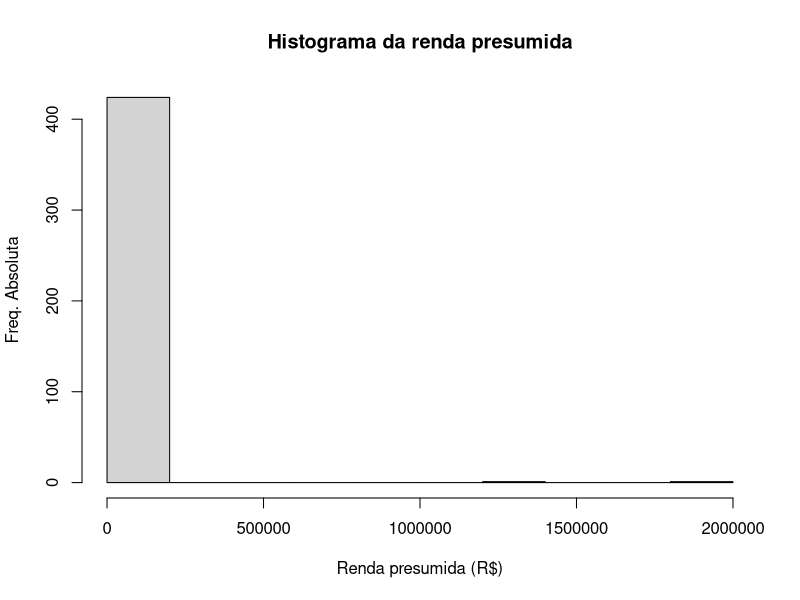
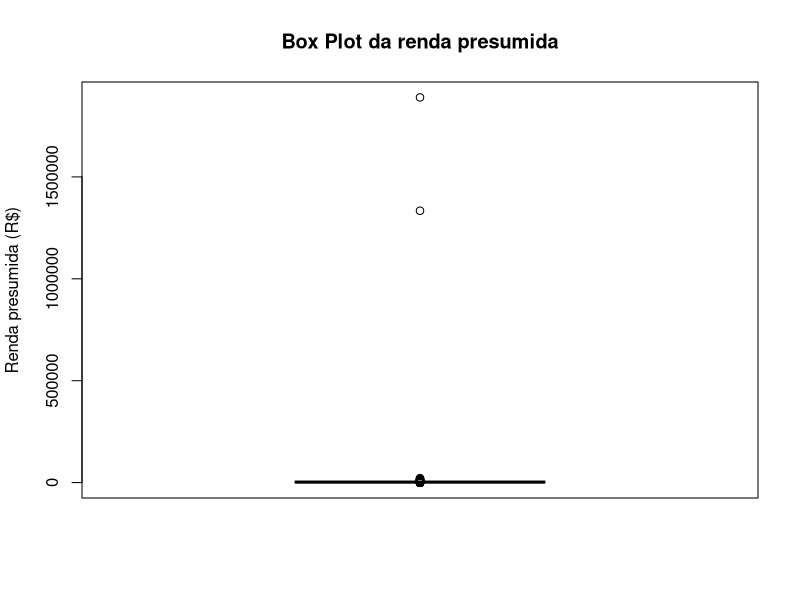
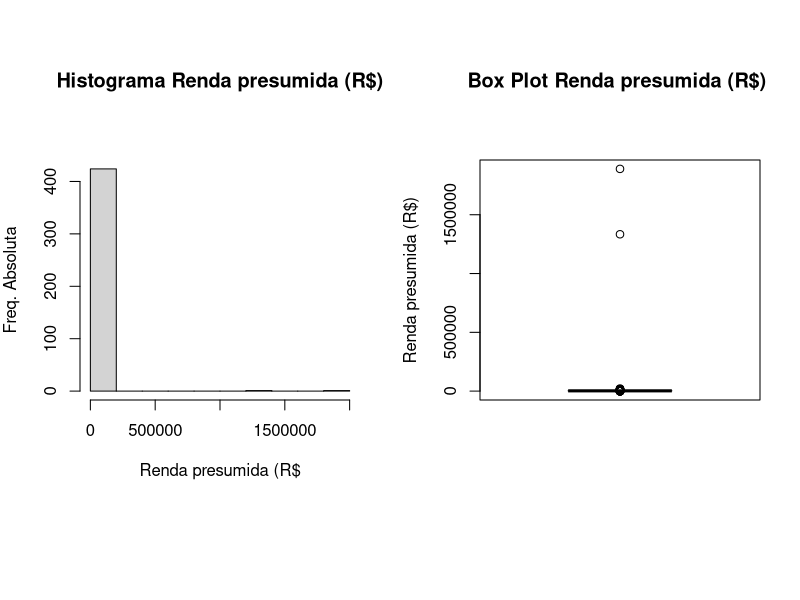
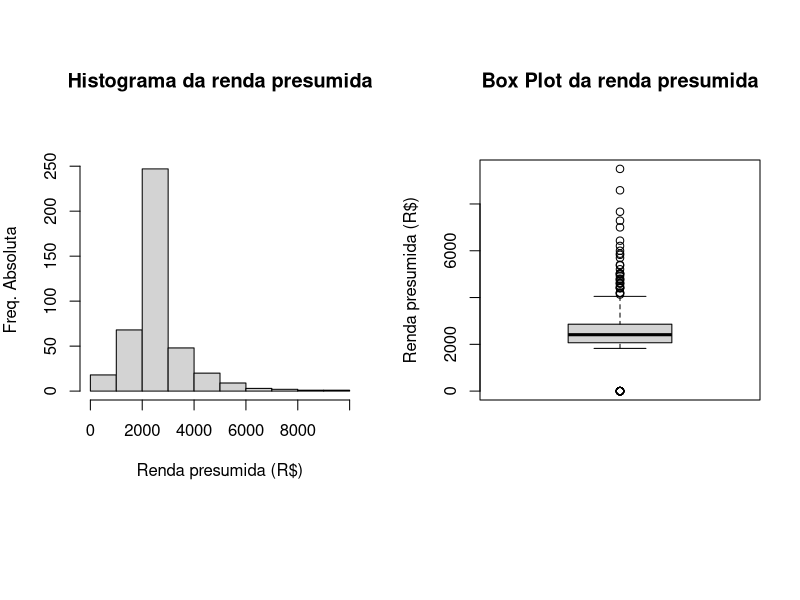
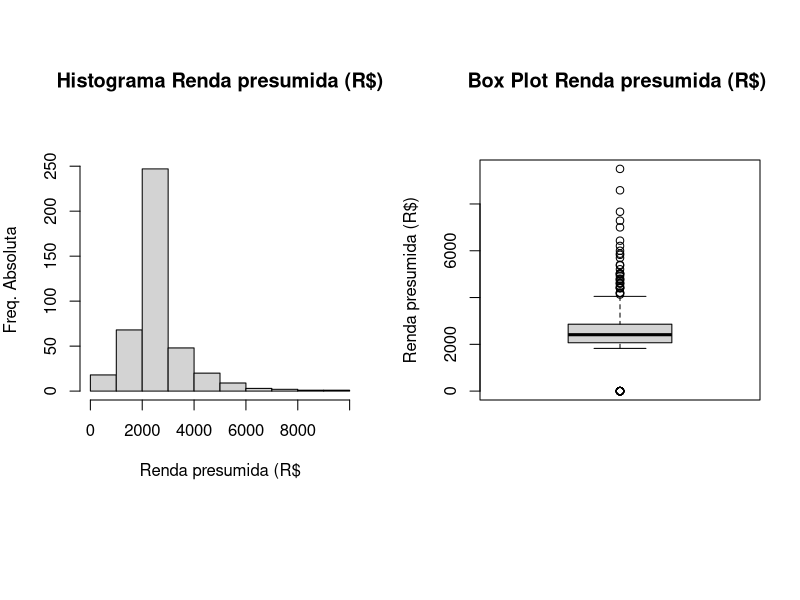
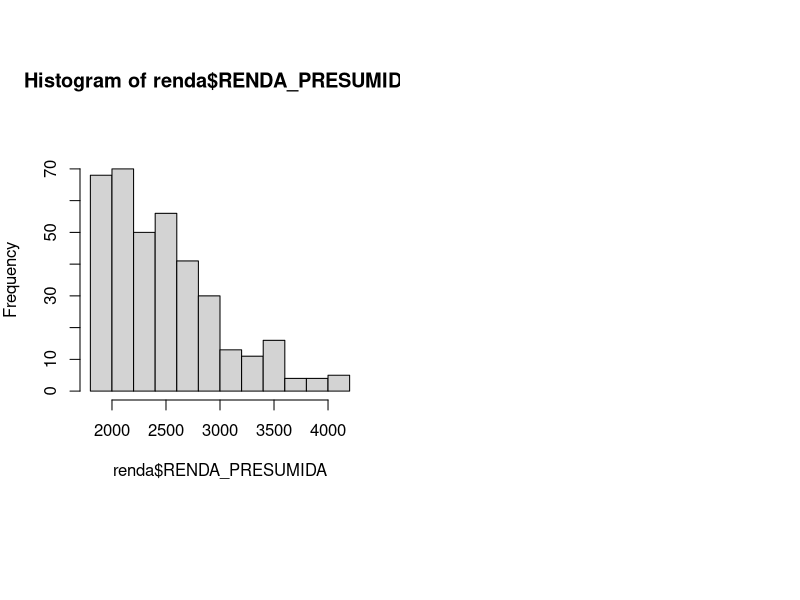

Source code (R) for these figures, in order:
## ---- chunk 1
knitr::opts_chunk$set(echo = TRUE)
## ---- chunk 2
library(tidyverse)
library(tidyr) 


# Data frame 
library(readr)
cadastro <- read_csv("amostra_pf1.csv")


# tipos de variáveis
str(cadastro)
## ---- chunk 3
# Medidas resumo 
summary(cadastro)


## ---- chunk 4

# mudar o formato da variável numérica para texto
cadastro$CEP <- factor(cadastro$CEP)
cadastro$CEP_A <- factor(cadastro$CEP_A)
cadastro$LATITUDE <- factor(cadastro$LATITUDE)
cadastro$LONGITUDE <- factor(cadastro$LONGITUDE)
cadastro$DDD_CELULAR <- factor(cadastro$DDD_CELULAR)
cadastro$DDD_CELULAR_2 <- factor(cadastro$DDD_CELULAR_2)
cadastro$CNPJ_CREDOR <- factor(cadastro$CNPJ_CREDOR)
cadastro$STATUS_CONSENTIMENTO <- factor(cadastro$STATUS_CONSENTIMENTO)
## ---- chunk 5
# tipos de variáveis
str(cadastro)

## ---- chunk 6
# Medidas resumo 
summary(cadastro)

## ---- chunk 7

# Recomendado para evitar a necessidade de informar o nome 
# do dataframe$nome da variável
attach(cadastro)

#summarise 
# Apresenta as estatísticas
summarise(cadastro, media= mean(RENDA_PRESUMIDA),desvio_padrao=sd(RENDA_PRESUMIDA))
cv<- sd(RENDA_PRESUMIDA)/mean(RENDA_PRESUMIDA);cv

# presença de missing na variável
summarise(cadastro, media= mean(IDADE),desvio_padrao=sd(IDADE),length(IDADE))
cv<- sd(IDADE)/mean(IDADE);cv

summarise(cadastro, media= mean(IDADE, na.rm=TRUE),desvio_padrao=sd(IDADE, na.rm=TRUE),length(IDADE))
cv<- sd(IDADE, na.rm=TRUE)/mean(IDADE, na.rm=TRUE);cv


## ---- chunk 8

#Gráficos
hist(RENDA_PRESUMIDA, xlab="Renda presumida (R$)", ylab="Freq. Absoluta", main="Histograma da renda presumida")

boxplot(RENDA_PRESUMIDA, ylab="Renda presumida (R$)", main="Box Plot da renda presumida")


par(mfrow=c(1,2))
par(mar=c(10,4,8,2))
hist(RENDA_PRESUMIDA, xlab="Renda presumida (R$", ylab="Freq. Absoluta", main="Histograma Renda presumida (R$)")
boxplot(RENDA_PRESUMIDA, ylab="Renda presumida (R$)", main="Box Plot Renda presumida (R$) ")

## ---- chunk 9

#Selecionar o conjunto de dados
renda <-filter(cadastro,RENDA_PRESUMIDA < 10000) 

attach(renda)

hist(renda$RENDA_PRESUMIDA, xlab="Renda presumida (R$)", ylab="Freq. Absoluta", main="Histograma da renda presumida")

boxplot(renda$RENDA_PRESUMIDA, ylab="Renda presumida (R$)", main="Box Plot da renda presumida")


par(mfrow=c(1,2))
par(mar=c(10,4,8,2))
hist(RENDA_PRESUMIDA, xlab="Renda presumida (R$", ylab="Freq. Absoluta", main="Histograma Renda presumida (R$)")
boxplot(RENDA_PRESUMIDA, ylab="Renda presumida (R$)", main="Box Plot Renda presumida (R$) ")


## ---- chunk 10

attach(cadastro)
# Medidas resumo da base completa
summary(RENDA_PRESUMIDA)

#Criar a variável outlier_renda na base de dados
cadastro$outlier_renda =cadastro$RENDA_PRESUMIDA
cadastro$outlier_renda =ifelse(cadastro$outlier_renda< -500,"2",ifelse(cadastro$outlier_renda>=-500&cadastro$outlier_renda<784,"1",ifelse(cadastro$outlier_renda>=784&cadastro$outlier_renda<=4208,"0",ifelse(cadastro$outlier_renda>4208&cadastro$outlier_renda<=5492,"1","2"))))

# Quantos outliers? Quantos pontos extremos?
cadastro$outlier_renda<-factor(cadastro$outlier_renda)
table(cadastro$outlier_renda)
## ---- chunk 11

attach(cadastro)
#(1) Apresente as medidas resumo da variável renda presumida 
summarise(cadastro, media= mean(RENDA_PRESUMIDA),desvio_padrao=sd(RENDA_PRESUMIDA))
cv<- sd(RENDA_PRESUMIDA)/mean(RENDA_PRESUMIDA);cv

## ---- chunk 12
# (2) Apresente as medidas resumo da variável renda presumida sem os outliers
#Selecionar o conjunto de dados
renda <-filter(cadastro,cadastro$outlier_renda == 0) 
summarise(renda, media= mean(RENDA_PRESUMIDA),desvio_padrao=sd(RENDA_PRESUMIDA))
cv<- sd(renda$RENDA_PRESUMIDA)/mean(renda$RENDA_PRESUMIDA);cv

## ---- chunk 13

#Apresente o histograma sem os outliers
hist(renda$RENDA_PRESUMIDA)
